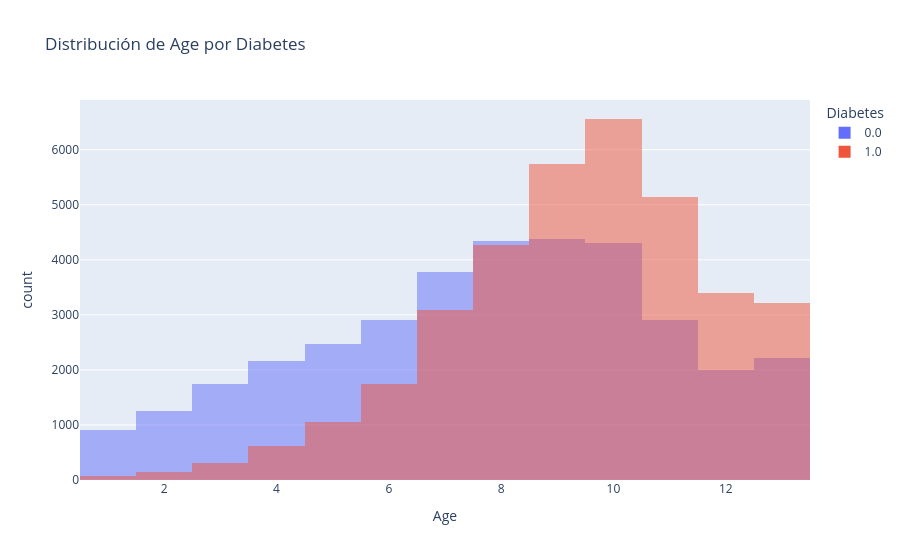
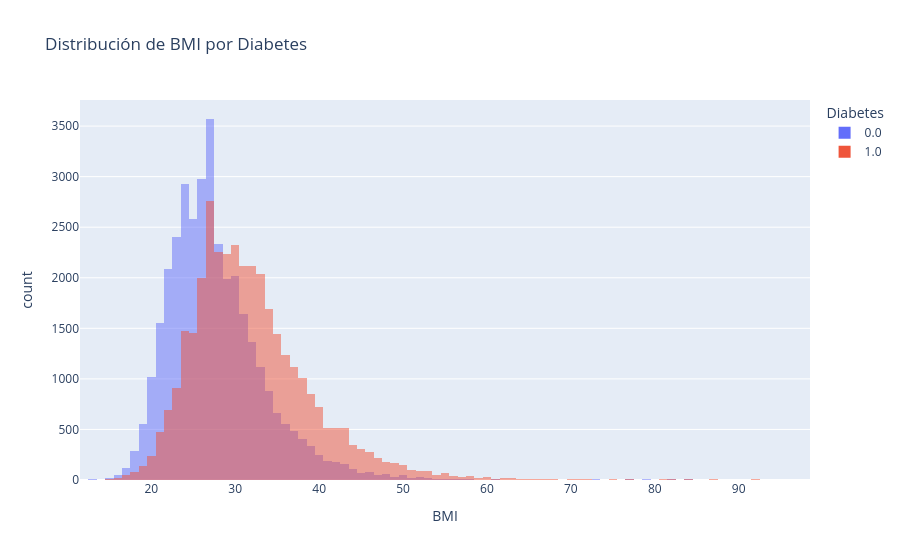
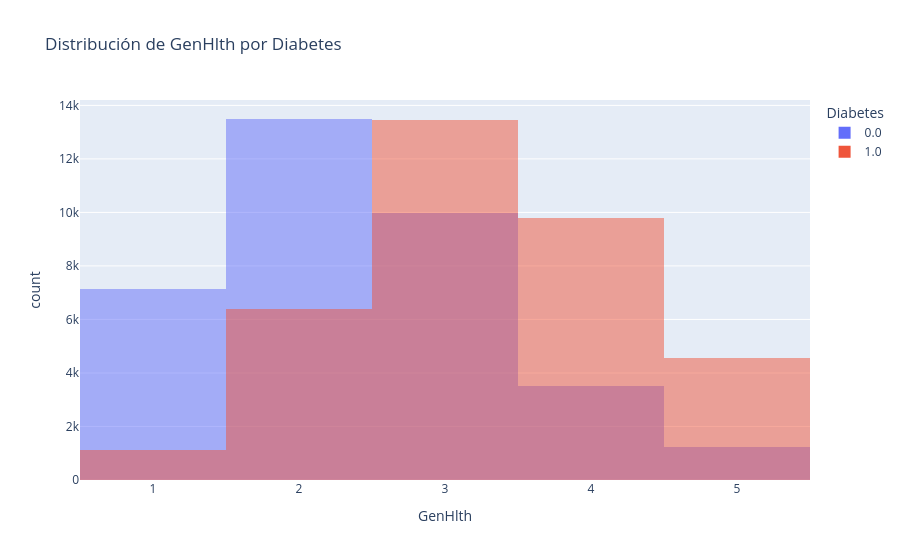
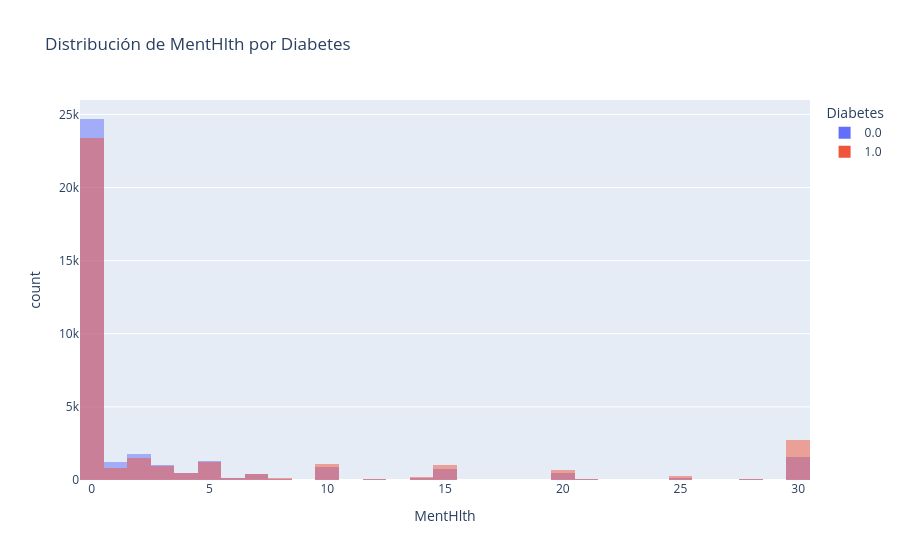

Source (notebook cell) for these figures, in order:
### Code cell
import plotly.express as px
for col in num_cols:
    p = px.histogram(
        df, x=col, color='Diabetes', barmode='overlay',
        title=f'Distribución de {col} por Diabetes',
        labels={col: col, 'count': 'Cantidad', 'Diabetes': 'Diabetes'}
    )
    p.show()

### Figure 1 — Plotly figure (JSON) as saved in the notebook; plotly's stock layout.template omitted (floating-point values rounded to 4 significant figures; data arrays with more than 128 entries replaced by an {"elided": "..."} marker saying what was removed)
{"data": [{"bingroup": "x", "hovertemplate": "Diabetes=0.0<br>Age=%{x}<br>count=%{y}<extra></extra>", "legendgroup": "0.0", "marker": {"color": "#636efa", "opacity": 0.5, "pattern": {"shape": ""}}, "name": "0.0", "orientation": "v", "showlegend": true, "type": "histogram", "x": {"elided": "35346 float values"}, "xaxis": "x", "yaxis": "y"}, {"bingroup": "x", "hovertemplate": "Diabetes=1.0<br>Age=%{x}<br>count=%{y}<extra></extra>", "legendgroup": "1.0", "marker": {"color": "#EF553B", "opacity": 0.5, "pattern": {"shape": ""}}, "name": "1.0", "orientation": "v", "showlegend": true, "type": "histogram", "x": {"elided": "35346 float values"}, "xaxis": "x", "yaxis": "y"}], "layout": {"barmode": "overlay", "legend": {"title": {"text": "Diabetes"}, "tracegroupgap": 0}, "title": {"text": "Distribución de Age por Diabetes"}, "xaxis": {"anchor": "y", "domain": [0, 1], "title": {"text": "Age"}}, "yaxis": {"anchor": "x", "domain": [0, 1], "title": {"text": "count"}}}}

### Figure 2 — Plotly figure (JSON) as saved in the notebook; plotly's stock layout.template omitted (floating-point values rounded to 4 significant figures; data arrays with more than 128 entries replaced by an {"elided": "..."} marker saying what was removed)
{"data": [{"bingroup": "x", "hovertemplate": "Diabetes=0.0<br>BMI=%{x}<br>count=%{y}<extra></extra>", "legendgroup": "0.0", "marker": {"color": "#636efa", "opacity": 0.5, "pattern": {"shape": ""}}, "name": "0.0", "orientation": "v", "showlegend": true, "type": "histogram", "x": {"elided": "35346 float values"}, "xaxis": "x", "yaxis": "y"}, {"bingroup": "x", "hovertemplate": "Diabetes=1.0<br>BMI=%{x}<br>count=%{y}<extra></extra>", "legendgroup": "1.0", "marker": {"color": "#EF553B", "opacity": 0.5, "pattern": {"shape": ""}}, "name": "1.0", "orientation": "v", "showlegend": true, "type": "histogram", "x": {"elided": "35346 float values"}, "xaxis": "x", "yaxis": "y"}], "layout": {"barmode": "overlay", "legend": {"title": {"text": "Diabetes"}, "tracegroupgap": 0}, "title": {"text": "Distribución de BMI por Diabetes"}, "xaxis": {"anchor": "y", "domain": [0, 1], "title": {"text": "BMI"}}, "yaxis": {"anchor": "x", "domain": [0, 1], "title": {"text": "count"}}}}

### Figure 3 — Plotly figure (JSON) as saved in the notebook; plotly's stock layout.template omitted (floating-point values rounded to 4 significant figures; data arrays with more than 128 entries replaced by an {"elided": "..."} marker saying what was removed)
{"data": [{"bingroup": "x", "hovertemplate": "Diabetes=0.0<br>GenHlth=%{x}<br>count=%{y}<extra></extra>", "legendgroup": "0.0", "marker": {"color": "#636efa", "opacity": 0.5, "pattern": {"shape": ""}}, "name": "0.0", "orientation": "v", "showlegend": true, "type": "histogram", "x": {"elided": "35346 float values"}, "xaxis": "x", "yaxis": "y"}, {"bingroup": "x", "hovertemplate": "Diabetes=1.0<br>GenHlth=%{x}<br>count=%{y}<extra></extra>", "legendgroup": "1.0", "marker": {"color": "#EF553B", "opacity": 0.5, "pattern": {"shape": ""}}, "name": "1.0", "orientation": "v", "showlegend": true, "type": "histogram", "x": {"elided": "35346 float values"}, "xaxis": "x", "yaxis": "y"}], "layout": {"barmode": "overlay", "legend": {"title": {"text": "Diabetes"}, "tracegroupgap": 0}, "title": {"text": "Distribución de GenHlth por Diabetes"}, "xaxis": {"anchor": "y", "domain": [0, 1], "title": {"text": "GenHlth"}}, "yaxis": {"anchor": "x", "domain": [0, 1], "title": {"text": "count"}}}}

### Figure 4 — Plotly figure (JSON) as saved in the notebook; plotly's stock layout.template omitted (floating-point values rounded to 4 significant figures; data arrays with more than 128 entries replaced by an {"elided": "..."} marker saying what was removed)
{"data": [{"bingroup": "x", "hovertemplate": "Diabetes=0.0<br>MentHlth=%{x}<br>count=%{y}<extra></extra>", "legendgroup": "0.0", "marker": {"color": "#636efa", "opacity": 0.5, "pattern": {"shape": ""}}, "name": "0.0", "orientation": "v", "showlegend": true, "type": "histogram", "x": {"elided": "35346 float values"}, "xaxis": "x", "yaxis": "y"}, {"bingroup": "x", "hovertemplate": "Diabetes=1.0<br>MentHlth=%{x}<br>count=%{y}<extra></extra>", "legendgroup": "1.0", "marker": {"color": "#EF553B", "opacity": 0.5, "pattern": {"shape": ""}}, "name": "1.0", "orientation": "v", "showlegend": true, "type": "histogram", "x": {"elided": "35346 float values"}, "xaxis": "x", "yaxis": "y"}], "layout": {"barmode": "overlay", "legend": {"title": {"text": "Diabetes"}, "tracegroupgap": 0}, "title": {"text": "Distribución de MentHlth por Diabetes"}, "xaxis": {"anchor": "y", "domain": [0, 1], "title": {"text": "MentHlth"}}, "yaxis": {"anchor": "x", "domain": [0, 1], "title": {"text": "count"}}}}
